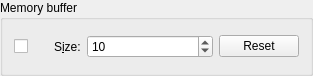
<?xml version="1.0" encoding="UTF-8"?>
<ui version="4.0">
 <class>MemoryBufferGroupBox</class>
 <widget class="QGroupBox" name="MemoryBufferGroupBox">
  <property name="geometry">
   <rect>
    <x>0</x>
    <y>0</y>
    <width>313</width>
    <height>76</height>
   </rect>
  </property>
  <property name="windowTitle">
   <string>GroupBox</string>
  </property>
  <property name="title">
   <string>Memory buffer</string>
  </property>
  <layout class="QGridLayout" name="gridLayout">
   <item row="0" column="0">
    <layout class="QHBoxLayout" name="horizontalLayout">
     <item>
      <widget class="QCheckBox" name="onoffCheckBox">
       <property name="toolTip">
        <string>&lt;html&gt;&lt;head/&gt;&lt;body&gt;&lt;p&gt;On/Off memory buffer&lt;/p&gt;&lt;/body&gt;&lt;/html&gt;</string>
       </property>
       <property name="layoutDirection">
        <enum>Qt::RightToLeft</enum>
       </property>
       <property name="text">
        <string/>
       </property>
      </widget>
     </item>
     <item>
      <spacer name="horizontalSpacer">
       <property name="orientation">
        <enum>Qt::Horizontal</enum>
       </property>
       <property name="sizeType">
        <enum>QSizePolicy::Maximum</enum>
       </property>
       <property name="sizeHint" stdset="0">
        <size>
         <width>20</width>
         <height>20</height>
        </size>
       </property>
      </spacer>
     </item>
     <item>
      <widget class="QLabel" name="sizeLabel">
       <property name="toolTip">
        <string>&lt;html&gt;&lt;head/&gt;&lt;body&gt;&lt;p&gt;size of the memory buffer in a frame number&lt;/p&gt;&lt;/body&gt;&lt;/html&gt;</string>
       </property>
       <property name="text">
        <string>S&amp;ize:</string>
       </property>
       <property name="buddy">
        <cstring>sizeSpinBox</cstring>
       </property>
      </widget>
     </item>
     <item>
      <widget class="QSpinBox" name="sizeSpinBox">
       <property name="sizePolicy">
        <sizepolicy hsizetype="Expanding" vsizetype="Fixed">
         <horstretch>0</horstretch>
         <verstretch>0</verstretch>
        </sizepolicy>
       </property>
       <property name="toolTip">
        <string>&lt;html&gt;&lt;head/&gt;&lt;body&gt;&lt;p&gt;size of the memory buffer in a frame number&lt;/p&gt;&lt;/body&gt;&lt;/html&gt;</string>
       </property>
       <property name="minimum">
        <number>1</number>
       </property>
       <property name="maximum">
        <number>999999</number>
       </property>
       <property name="value">
        <number>10</number>
       </property>
      </widget>
     </item>
     <item>
      <widget class="QPushButton" name="resetPushButton">
       <property name="toolTip">
        <string>&lt;html&gt;&lt;head/&gt;&lt;body&gt;&lt;p&gt;reset the memory buffer&lt;/p&gt;&lt;/body&gt;&lt;/html&gt;</string>
       </property>
       <property name="text">
        <string>Reset</string>
       </property>
      </widget>
     </item>
    </layout>
   </item>
  </layout>
 </widget>
 <tabstops>
  <tabstop>onoffCheckBox</tabstop>
  <tabstop>sizeSpinBox</tabstop>
  <tabstop>resetPushButton</tabstop>
 </tabstops>
 <resources/>
 <connections/>
</ui>
